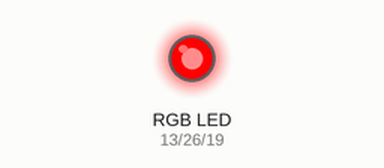
Recording of a program running on a simulated Raspberry Pi (BCM pin numbers). Parts: an RGB LED mixed from three pins (HIGH = lit).

Above: at 1.5 s.
At 4.5 s:
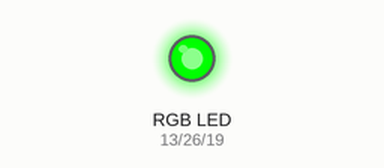
At 7.5 s:
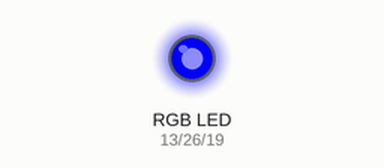
Timing chart, 0 to 11.7 s (numbered marks = the images above):
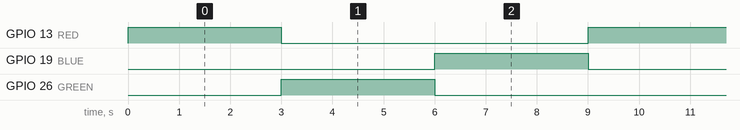

Measured:
- by itself, GPIO 13 (RED), GPIO 19 (BLUE), GPIO 26 (GREEN): alternates HIGH for 3.0 s and LOW for 6.0 s
- by itself, everything shown: repeats every 9.0 s, in 3 steps

The program:

RGB_led.py
```python
import RPi.GPIO as GPIO
import time
GPIO.setmode(GPIO.BCM)
GREEN = 26
RED = 13
BLUE = 19  #blue Green change
GPIO.setup(RED, GPIO.OUT)
GPIO.output(RED, 0)
GPIO.setup(GREEN, GPIO.OUT)
GPIO.output(GREEN, 0)
GPIO.setup(BLUE, GPIO.OUT)
GPIO.output(BLUE, 0)

try:
    while(True):
        GPIO.output(RED, 255)
        GPIO.output(GREEN, 0)
        GPIO.output(BLUE, 0)
        time.sleep(3)
        GPIO.output(RED, 0)
        GPIO.output(GREEN, 255)
        GPIO.output(BLUE, 0)
        time.sleep(3)
        GPIO.output(RED, 0)
        GPIO.output(GREEN, 0)
        GPIO.output(BLUE, 255)
        time.sleep(3)
except KeyboardInterrupt:
    GPIO.cleanup()
finally:
    print("End of program")
```
